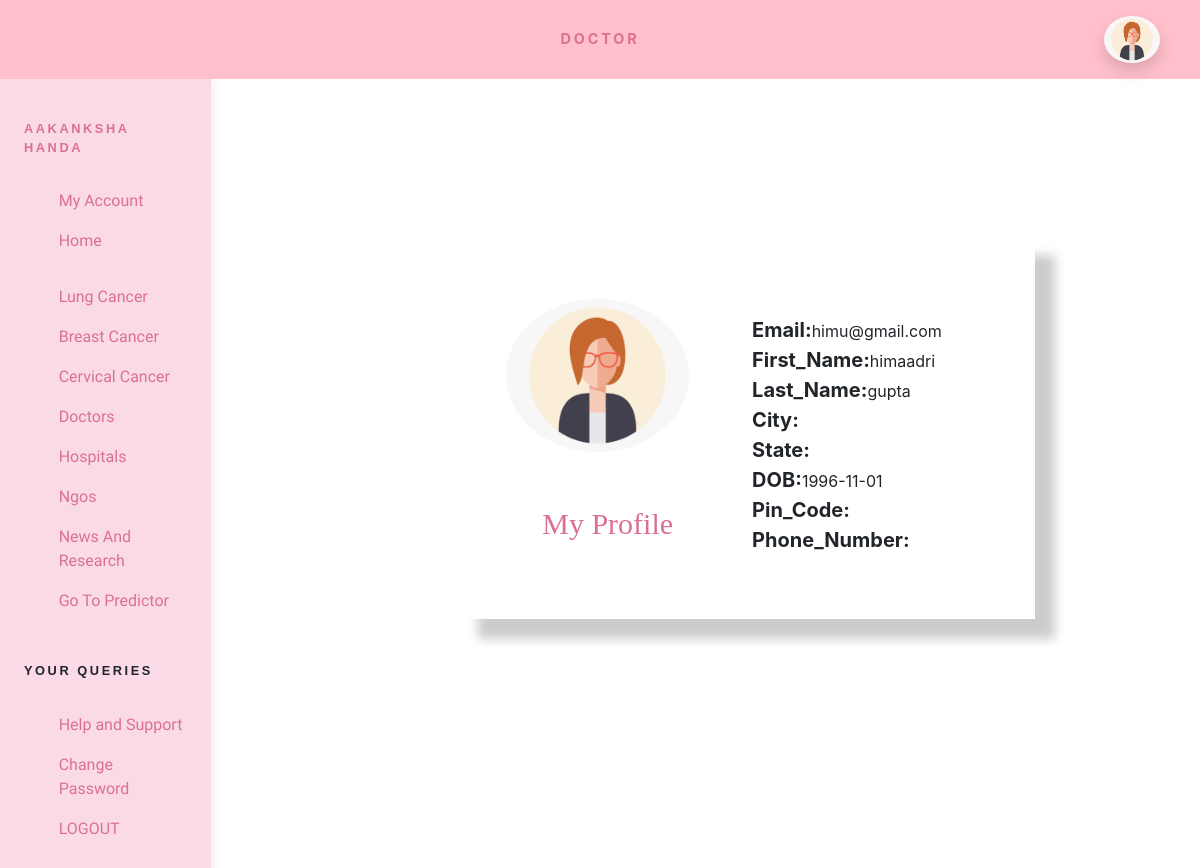
/mprofile (signed in), run on the app's committed database.
### myapp/models.py (models this page shows)
class Reg(models.Model):
    fname=models.CharField(max_length=300)
    lname=models.CharField(max_length=300)
    email=models.EmailField(max_length=300,unique=True)
    birthday=models.CharField(max_length=300)
    password=models.CharField(max_length=30)
    cpassword=models.CharField(max_length=30)

### myapp/views.py (the view)
# urls.py: path('mprofile',views.myprofile, name="mprofile"),
def myprofile(request):
     if not request.session.has_key('email'):
         return redirect('/login/')
     userdetail= Reg.objects.get(email=request.session['email'])
     return render(request,'Myprofile.html',{'user':userdetail})

### template/Myprofile.html (shortened to what this page needs)
{%load static %}
<html>
<head>
    <link rel="stylesheet" href="{%static "css/style.pink.css" %}">
    <link rel="stylesheet" href="{%static "css/bootstrap.min.css" %}">
    <link rel="stylesheet" href="{%static "icofont/icofont.min.css" %}">
</head>
<body>
      <header class="header">
        <nav class="navbar navbar-expand-lg px-4 py-2" style="background-color:pink;"><a href="#" class="sidebar-toggler text-black-500 mr-4 mr-lg-5 lead" style="color: palevioletred;"><i class="icofont icofont-medical-sign"></i> </a><a href="#" class="navbar-brand font-weight-bold text-uppercase text-base" style="color: palevioletred;"> DOCTOR  </a>
          <ul class="ml-auto d-flex align-items-center list-unstyled mb-0">
            <li class="nav-item dropdown ml-auto"><a id="userInfo" href="#" data-toggle="dropdown" aria-haspopup="true" aria-expanded="false" class="nav-link dropdown-toggle"><img src={%static "images/main_ad.png" %} alt="Admin" style="max-width: 3.5rem;" class="img-fluid rounded-circle shadow"></a>
             </li>
           </ul>
         </nav>
       </header>
       <div class="d-flex align-items-stretch">
         <div id="sidebar" class="sidebar py-3" style="background-color:whitesmoke; background: rgb(250,218,231); font-family: righteous;">
           <div class="text-black-400 text-uppercase px-3 px-lg-4 py-4 font-weight-bold small headings-font-family" style="color: palevioletred;">Aakanksha  <br>Handa</div>
           <ul class="sidebar-menu list-unstyled">
                <li class="sidebar-list-item"><a href="#" data-toggle="collapse" data-target="#pages" aria-expanded="false" aria-controls="pages" class="sidebar-link text-muted"><i class="icofont icofont-tools mr-3 text-gray"></i><span style="color: palevioletred;">My Account</span></a>
               <li class="sidebar-list-item"><a href="{% url 'index' %}" class="sidebar-link text-muted"><i class="icofont icofont-home mr-3" style="color:gray;"></i><span style="color: palevioletred;">Home</span></a></li>
             </li>
             </ul>
             <ul style="list-style-type: none" class="sidebar-menu list-unstyled">
                 <li class="sidebar-list-item"><a href="{% url 'doctorsp' %}" class="sidebar-link text-muted"><i class="icofont icofont-lungs mr-3 text-gray"></i><span style="color: palevioletred;">Lung Cancer</span></a></li>
               <li class="sidebar-list-item"><a href="{% url 'breastcancerp' %}" class="sidebar-link text-muted"><i class="icofont icofont-infinite mr-3 text-gray"></i><span style="color: palevioletred;">Breast Cancer</span></a></li>
               <li class="sidebar-list-item"><a href="{% url 'ccancerp' %}" class="sidebar-link text-muted"><i class="icofont icofont-dna-alt-2 mr-3 text-gray"></i><span style="color: palevioletred;">Cervical Cancer</span></a></li>
               <li class="sidebar-list-item"><a href="{% url 'doctors' %}" class="sidebar-link text-muted"><i class="icofont icofont-doctor mr-3 text-gray"></i><span style="color: palevioletred;">Doctors</span></a></li>
               <li class="sidebar-list-item"><a href="{% url 'hospitals' %}" class="sidebar-link text-muted"><i class="icofont icofont-hospital mr-3 text-gray"></i><span style="color: palevioletred;">Hospitals</span></a></li>
               <li class="sidebar-list-item"><a href="{% url 'NGO' %}" class="sidebar-link text-muted"><i class="icofont icofont-handshake-deal mr-3 text-gray"></i><span style="color: palevioletred;">Ngos</span></a></li>
               <li class="sidebar-list-item"><a href="{% url 'nnews' %}" class="sidebar-link text-muted"><i class="icofont icofont-news mr-3 text-gray"></i><span style="color: palevioletred;">News And Research</span></a></li>
               <li class="sidebar-list-item"><a href="{% url 'predict' %}" class="sidebar-link text-muted"><i class="icofont icofont-circuit mr-3 text-gray"></i><span style="color: palevioletred;">Go To Predictor</span></a></li>
             </ul>
           <div class="text-black-400 text-uppercase px-3 px-lg-4 py-4 font-weight-bold small headings-font-family">Your Queries</div>
           <ul class="sidebar-menu list-unstyled">
                 <li class="sidebar-list-item"><a href="{% url 'helpands' %}" class="sidebar-link text-muted"><i class="icofont icofont-leaf mr-3 text-gray"></i><span style="color: palevioletred;">Help and Support</span></a></li>
               <li class="sidebar-list-item"><a href="{% url 'passchange' %}" class="sidebar-link text-muted"><i class="icofont icofont-ui-password mr-3 text-gray"></i><span style="color: palevioletred;">Change Password</span></a></li>
               <li class="sidebar-list-item"><a href="{% url 'log' %}" class="sidebar-link text-muted"><i class="icofont icofont-logout mr-3 text-gray"></i><span style="color: palevioletred;">LOGOUT</span></a></li>
           </ul>
         </div>
      <div class="page-holder w-100 d-flex flex-wrap">
    <div class="container pt-5">
<div class="row mt-2 " style="padding-top: 100px">
<div class="col-md-3"></div>
<div class="col-md-7 p-5" style="background-color: white;box-shadow: 20px 20px 10px #ccc">
  <div class="row pt-3 ">
    <div class="col-md-5">
      <img src={%static "images/main_ad.png" %} alt="admin" class="img-fluid rounded-circle" ><br/><br/>
<h1 style="text-align:center;padding-bottom:15px ; color:palevioletred; font-size: 30px; font-family: consolas;">My Profile</h1>
    </div>
    <div class="col-md-7 pl-5 pt-3">
      <p><span style="font-weight:bold; font-size:20px;">Email:</span>{{user.email}}
<br/>
<span style="font-weight:bold; font-size:20px;">First_Name:</span>{{user.fname}}
<br/>
<span style="font-weight:bold; font-size:20px;">Last_Name:</span>{{user.lname}}
<br/>
<span style="font-weight:bold; font-size:20px;">City:</span>
<br/>
<span style="font-weight:bold; font-size:20px;">State:</span>
<br/>
<span style="font-weight:bold; font-size:20px;">DOB:</span>{{user.birthday}}
<br/>
<span style="font-weight:bold; font-size:20px;">Pin_Code:</span>
<br/>
<span style="font-weight:bold; font-size:20px;">Phone_Number:</span></p>
    </div>
  </div>
</div><div class="col-md-2"></div></div></div>
</div>
</body>
</html>
    </body>
</html>

### template/Myprofile.html (style rules this page uses)
h1 { font-size: 50px; color: palevioletred; font-family: Denk one; margin-left: 20px; margin-top: 30px;; }

### data on the page
Reg: email "himu@gmail.com", fname "himaadri", lname "gupta", birthday "1996-11-01"
